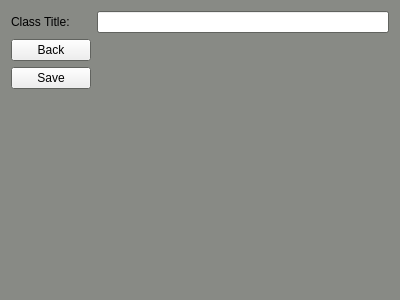
<?xml version="1.0" encoding="UTF-8"?>
<ui version="4.0">
 <class>newClass</class>
 <widget class="QWidget" name="newClass">
  <property name="geometry">
   <rect>
    <x>0</x>
    <y>0</y>
    <width>400</width>
    <height>300</height>
   </rect>
  </property>
  <property name="palette">
   <palette>
    <active>
     <colorrole role="Base">
      <brush brushstyle="SolidPattern">
       <color alpha="255">
        <red>255</red>
        <green>255</green>
        <blue>255</blue>
       </color>
      </brush>
     </colorrole>
     <colorrole role="Window">
      <brush brushstyle="SolidPattern">
       <color alpha="255">
        <red>136</red>
        <green>138</green>
        <blue>133</blue>
       </color>
      </brush>
     </colorrole>
    </active>
    <inactive>
     <colorrole role="Base">
      <brush brushstyle="SolidPattern">
       <color alpha="255">
        <red>255</red>
        <green>255</green>
        <blue>255</blue>
       </color>
      </brush>
     </colorrole>
     <colorrole role="Window">
      <brush brushstyle="SolidPattern">
       <color alpha="255">
        <red>136</red>
        <green>138</green>
        <blue>133</blue>
       </color>
      </brush>
     </colorrole>
    </inactive>
    <disabled>
     <colorrole role="Base">
      <brush brushstyle="SolidPattern">
       <color alpha="255">
        <red>136</red>
        <green>138</green>
        <blue>133</blue>
       </color>
      </brush>
     </colorrole>
     <colorrole role="Window">
      <brush brushstyle="SolidPattern">
       <color alpha="255">
        <red>136</red>
        <green>138</green>
        <blue>133</blue>
       </color>
      </brush>
     </colorrole>
    </disabled>
   </palette>
  </property>
  <property name="windowTitle">
   <string>Form</string>
  </property>
  <layout class="QFormLayout" name="formLayout">
   <property name="sizeConstraint">
    <enum>QLayout::SetDefaultConstraint</enum>
   </property>
   <item row="0" column="0">
    <widget class="QLabel" name="label">
     <property name="text">
      <string>Class Title:</string>
     </property>
    </widget>
   </item>
   <item row="0" column="1">
    <widget class="QLineEdit" name="lineEdit"/>
   </item>
   <item row="1" column="0">
    <widget class="QPushButton" name="pushButton">
     <property name="text">
      <string>Back</string>
     </property>
    </widget>
   </item>
   <item row="2" column="0">
    <widget class="QPushButton" name="pushButton_2">
     <property name="text">
      <string>Save</string>
     </property>
    </widget>
   </item>
  </layout>
 </widget>
 <resources/>
 <connections/>
</ui>
